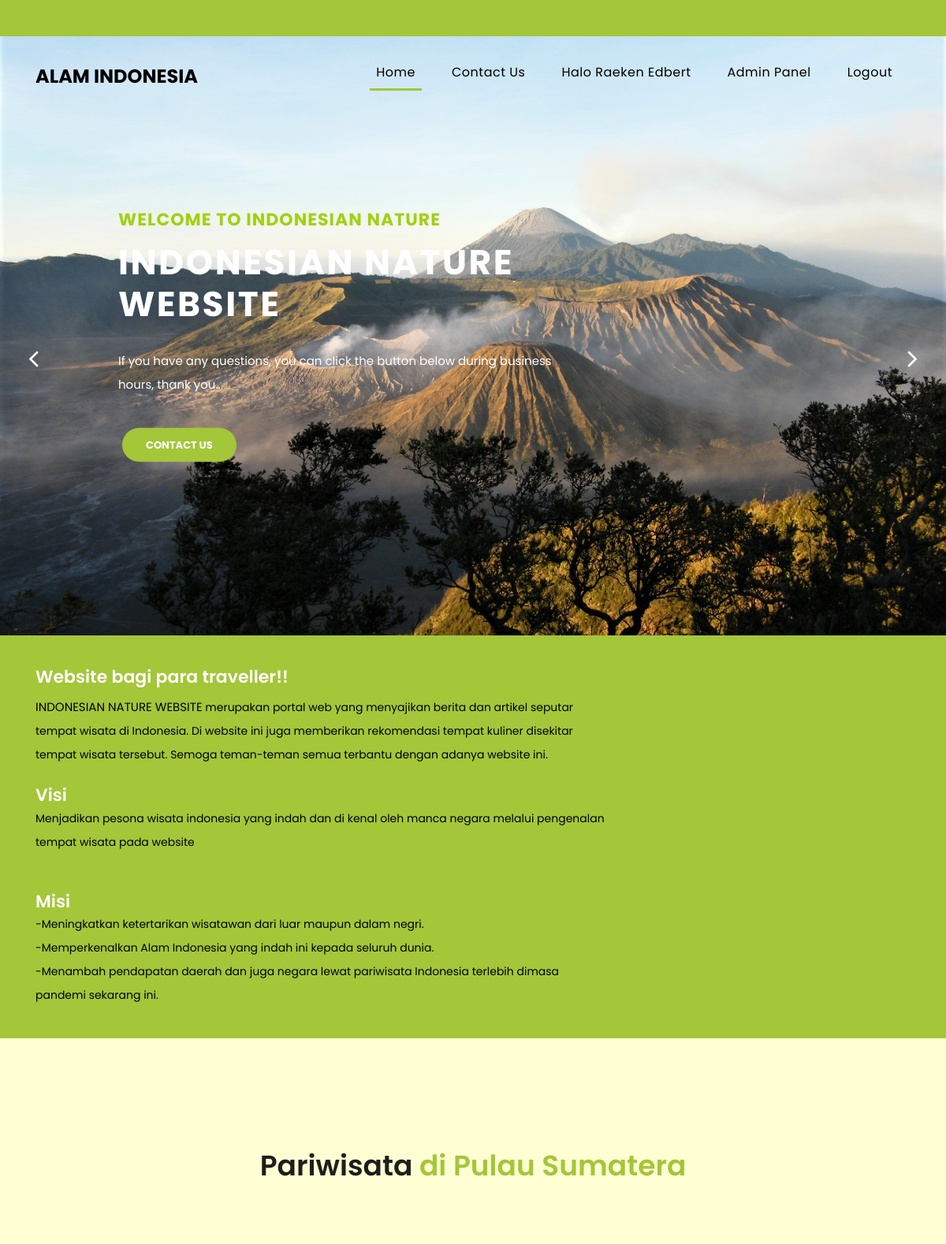
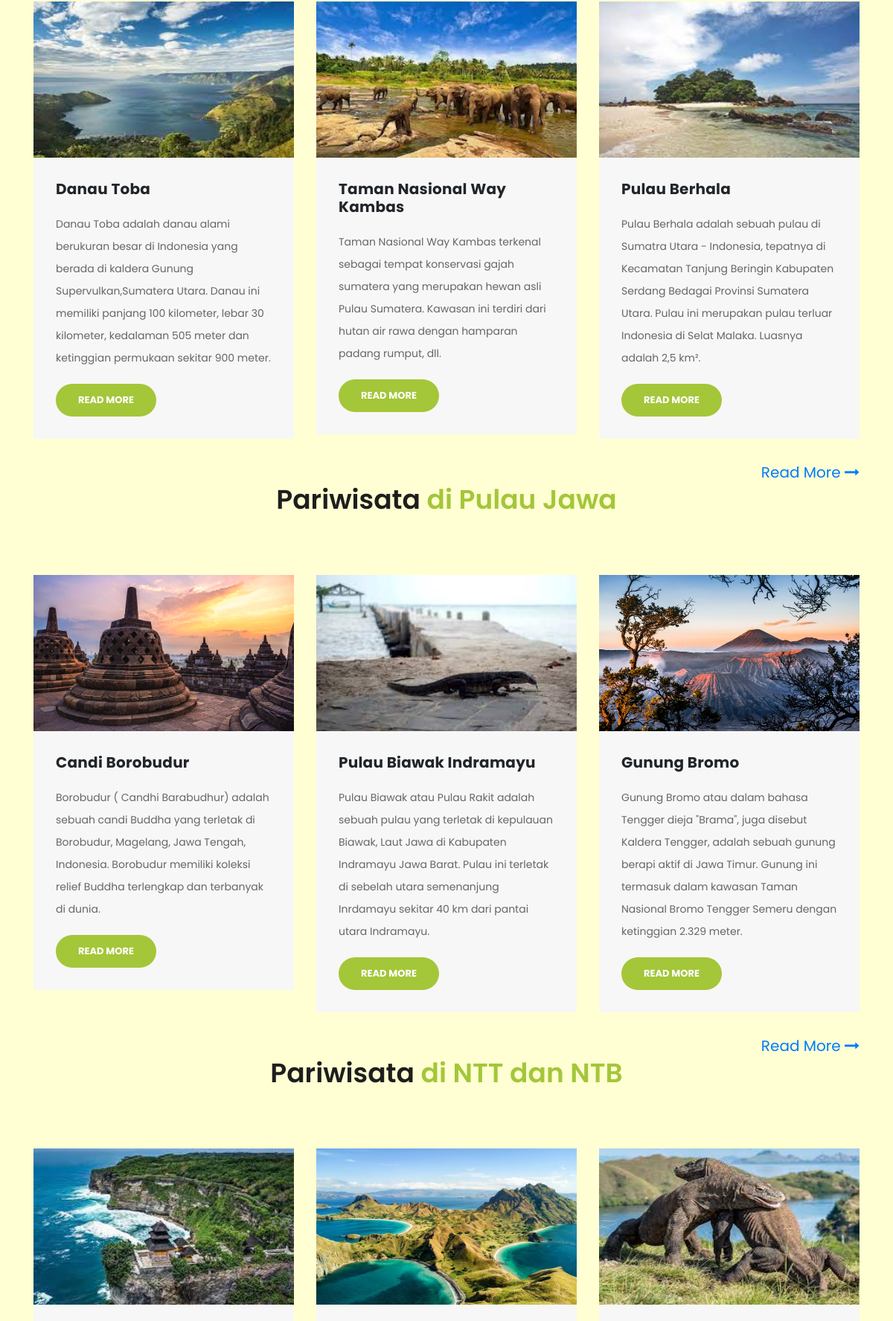
The app's page /user.php (signed in, upper part) with its own data (2 pictures, top to bottom).
### tables this page shows
CREATE TABLE `akun` (
  `id` int(11) NOT NULL,
  `nama_depan` varchar(50) NOT NULL,
  `nama_belakang` varchar(50) NOT NULL,
  `username` varchar(255) DEFAULT NULL,
  `password` varchar(255) DEFAULT NULL,
  `email` varchar(255) DEFAULT NULL,
  `no_hp` varchar(15) NOT NULL,
  `userType` int(11) DEFAULT NULL,
  `code` int(10) NOT NULL,
  `status` varchar(20) NOT NULL,
  `CreationDate` timestamp NOT NULL DEFAULT current_timestamp(),
  `UpdationDate` timestamp NULL DEFAULT NULL ON UPDATE current_timestamp()
);

CREATE TABLE `kategori` (
  `id` int(11) NOT NULL,
  `CategoryName` varchar(200) DEFAULT NULL,
  `Description` mediumtext DEFAULT NULL,
  `PostingDate` timestamp NULL DEFAULT current_timestamp(),
  `UpdationDate` timestamp NULL DEFAULT NULL ON UPDATE current_timestamp(),
  `Is_Active` int(1) DEFAULT NULL
);

CREATE TABLE `berita` (
  `id` int(11) NOT NULL,
  `judul` longtext DEFAULT NULL,
  `CategoryId` int(11) DEFAULT NULL,
  `ringkasan` text NOT NULL,
  `isiBerita` longtext DEFAULT NULL,
  `PostingDate` timestamp NULL DEFAULT current_timestamp(),
  `UpdationDate` timestamp NULL DEFAULT NULL ON UPDATE current_timestamp(),
  `Is_Active` int(1) DEFAULT NULL,
  `PostUrl` mediumtext DEFAULT NULL,
  `PostImage` varchar(255) DEFAULT NULL,
  `postedBy` varchar(255) DEFAULT NULL,
  `lastUpdatedBy` varchar(255) DEFAULT NULL
);

### user.php (the view, shortened to what this page needs)
<?php
    include("includes/koneksi.php");
    if(strlen($_SESSION['username'])==0)
    {
      header('location:index.php');
    }
    else{
?>
<!DOCTYPE html>
<html lang="en">
  <head>
    <link href="vendor/bootstrap/css/bootstrap.min.css" rel="stylesheet">
    <link rel="stylesheet" href="assets/css/fontawesome.css">
    <link rel="stylesheet" href="assets/css/templatemo-finance-business.css">
    <link rel="stylesheet" href="assets/css/owl.css">
  </head>
  <body>
    <div class="sub-header">
    </div>
    <header class="">
      <nav class="navbar navbar-expand-lg">
        <div class="container">
          <a class="navbar-brand" href="user.php"><h2>Alam Indonesia</h2></a>
          <div class="collapse navbar-collapse" id="navbarResponsive">
            <ul class="navbar-nav ml-auto">
              <li class="nav-item active">
                <a class="nav-link" href="#top">Home
                </a>
              </li>
              <li class="nav-item">
                <a class="nav-link" href="contact.html">Contact Us</a>
              </li>
              <?php
                $query = mysqli_query($con, "Select * from  akun where username='".$_SESSION['username']."'");
                while($row = mysqli_fetch_array($query)){
              ?>
                <?php if($_SESSION['userType'] == 1){?>
                <li class="nav-item">
                <a href="editprofile.php?said=<?php echo htmlentities($row['id']);?>" class="nav-link"> <?= "Halo ";?> <?= $_SESSION['nama_depan']; ?> <?= $_SESSION['nama_belakang'];?> </a>
                </li>
                <li class="nav-item">
                <a href="admin/admin/dashboard.php" class="nav-link"> Admin Panel </a>
                </li>
                <?php } ?>
              <li class="nav-item">
                <a class="nav-link" href="login/logout.php">Logout</a>
              </li>
            <?php } ?>
            </ul>
          </div>
        </div>
      </nav>
    </header>
    <div class="main-banner header-text" id="top">
        <div class="Modern-Slider">
          <div class="item item-1">
            <div class="img-fill">
                <div class="text-content">
                  <h6>Welcome to Indonesian Nature</h6>
                  <h4>Indonesian Nature <br> Website</h4>
                  <p>If you have any questions, you can click the button below during business hours, thank you..</p>
                  <a href="contact.html" class="filled-button">contact us</a>
                </div>
            </div>
          </div>
        </div>
    </div>
    <div class="request-form">
      <div class="container">
        <div class="row">
          <div class="col-md-8">
            <h4>Website bagi para traveller!!</h4>
            <p><span>INDONESIAN NATURE WEBSITE </span> merupakan portal web yang menyajikan berita dan artikel seputar tempat wisata di Indonesia.
              Di website ini juga memberikan rekomendasi tempat kuliner disekitar tempat wisata tersebut. Semoga teman-teman semua terbantu dengan adanya website ini.</p>
            <br>
            <h4>Visi</h4>
            <p>Menjadikan pesona wisata indonesia yang indah dan di kenal oleh manca negara melalui pengenalan tempat wisata pada website</p>
            <br><br>
            <h4>Misi</h4>
            <p>-Meningkatkan ketertarikan wisatawan dari luar maupun dalam negri.<br>
              -Memperkenalkan Alam Indonesia yang indah ini kepada seluruh dunia.<br>
              -Menambah pendapatan daerah dan juga negara lewat pariwisata Indonesia terlebih dimasa pandemi sekarang ini.
            </p>
          </div>
          <div class="col-md-4 border-button">
          </div>
        </div>
      </div>
    </div>
    <div class="services">
      <div class="container">
      <?php
          $sql1 = "SELECT * FROM kategori";
          $query1 = mysqli_query($con,$sql1);
          while($row1=mysqli_fetch_array($query1)){
            $nid= $row1['id'];
            $namakategori = $row1['CategoryName'];
      ?>
        <div class="row">
          <div class="col-md-12">
            <div class="section-heading">
              <h2>Pariwisata<em> di <?php echo htmlentities($row1['CategoryName']);?></em></h2>
            </div>
          </div>
    <?php
        $sql2 = "SELECT * FROM berita WHERE CategoryId = '$nid' && Is_Active='1' LIMIT 3";
        $query2 = mysqli_query($con,$sql2);
        while ($row2=mysqli_fetch_array($query2)) {
    ?>
          <div class="col-md-4">
            <div class="service-item">
              <img src="admin/admin/postimages/<?php echo htmlentities($row2['PostImage']);?>" alt="" height="210px" width="330px">
              <div class="down-content">
                <h4><?php echo htmlentities($row2['judul']);?></h4>
                <p><?php
                    $ring=$row2['ringkasan'];
                    echo (substr($ring,0));?> </p>
                <a href="newsdetailuser.php?nid=<?php echo htmlentities($row2['id']); ?>" class="filled-button">Read More</a>
              </div>
            </div>
          </div>
    <?php } ?>
    </div>
        <p style="text-align:right;font-size:20px;">
        <?php
          $sql3 = "SELECT * FROM kategori WHERE CategoryName = '$namakategori'";
          $query3 = mysqli_query($con, $sql3);
          while($row3=mysqli_fetch_array($query3))
          {
        ?>
          <br>
          <a href="categoryuser.php?catid=<?php echo htmlentities($row3['id']) ?>">
            Read More
            <i class="fa fa-long-arrow-right"></i>
          </a>
          <?php } ?>
        </p>
    <?php } ?>
      </div>
    </div>
    <br>
  </body>
</html>
<?php } ?>

### records on screen
akun: nama_depan "Raeken", nama_belakang "Edbert"
kategori: CategoryName "Pulau Sumatera"
berita: PostImage (picture), judul "Danau Toba", ringkasan "Danau Toba adalah danau alami berukuran besar di Indonesia yang berada di kaldera Gunung Supervulkan,Sumatera Utara. Danau ini memiliki panjang 100 kilometer, lebar 30 kilometer, kedalaman 505 meter dan ketinggian permukaan sekitar 900 meter."
berita: PostImage (picture), judul "Taman Nasional Way Kambas", ringkasan "Taman Nasional Way Kambas terkenal sebagai tempat konservasi gajah sumatera yang merupakan hewan asli Pulau Sumatera. Kawasan ini terdiri dari hutan air rawa dengan hamparan padang rumput, dll."
berita: PostImage (picture), judul "Pulau Berhala", ringkasan "Pulau Berhala adalah sebuah pulau di Sumatra Utara - Indonesia, tepatnya di Kecamatan Tanjung Beringin Kabupaten Serdang Bedagai Provinsi Sumatera Utara. Pulau ini merupakan pulau terluar Indonesia di Selat Malaka. Luasnya adalah 2,5 km²."
kategori: CategoryName "Pulau Jawa"
berita: PostImage (picture), judul "Candi Borobudur", ringkasan "Borobudur ( Candhi Barabudhur) adalah sebuah candi Buddha yang terletak di Borobudur, Magelang, Jawa Tengah, Indonesia. Borobudur memiliki koleksi relief Buddha terlengkap dan terbanyak di dunia."
berita: PostImage (picture), judul "Pulau Biawak Indramayu", ringkasan "Pulau Biawak atau Pulau Rakit adalah sebuah pulau yang terletak di kepulauan Biawak, Laut Jawa di Kabupaten Indramayu Jawa Barat. Pulau ini terletak di sebelah utara semenanjung Inrdamayu sekitar 40 km dari pantai utara Indramayu."
berita: PostImage (picture), judul "Gunung Bromo", ringkasan "Gunung Bromo atau dalam bahasa Tengger dieja \"Brama\", juga disebut Kaldera Tengger, adalah sebuah gunung berapi aktif di Jawa Timur. Gunung ini termasuk dalam kawasan Taman Nasional Bromo Tengger Semeru dengan ketinggian 2.329 meter."
kategori: CategoryName "NTT dan NTB"
berita: PostImage (picture)
berita: PostImage (picture)
berita: PostImage (picture)
